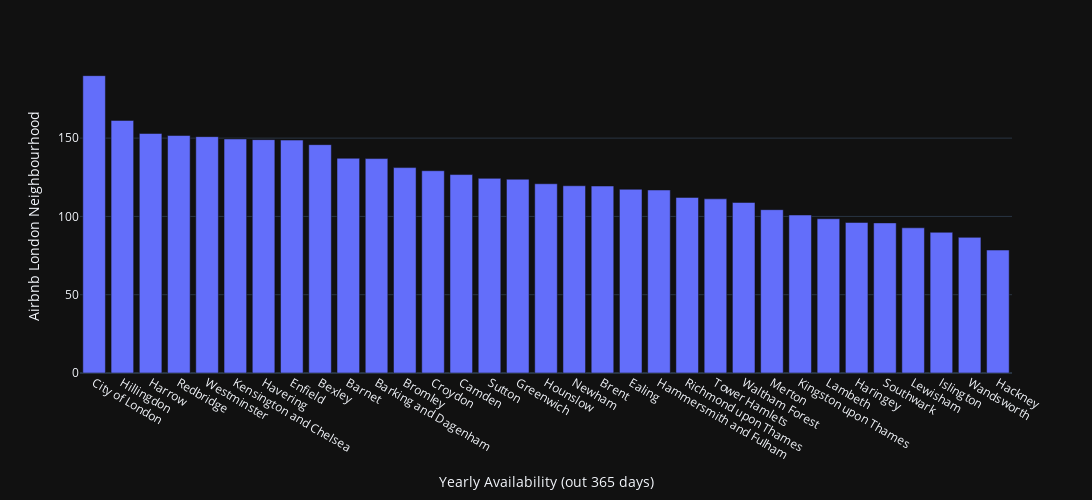

Notebook code cell kept with this figure:
### Code cell
custom_bar(neighbourhood_avgs['Yearly Availability (out 365 days)'], "Airbnb London Neighbourhood", "Yearly Availability (out 365 days)")

### Figure 1 — Plotly figure (JSON) as saved in the notebook; plotly's stock layout.template omitted (floating-point values rounded to 4 significant figures)
{"data": [{"alignmentgroup": "True", "hovertemplate": "variable=Yearly Availability (out 365 days)<br>neighbourhood=%{x}<br>value=%{y}<extra></extra>", "legendgroup": "Yearly Availability (out 365 days)", "marker": {"color": "#636efa"}, "name": "Yearly Availability (out 365 days)", "offsetgroup": "Yearly Availability (out 365 days)", "orientation": "v", "showlegend": true, "textposition": "auto", "type": "bar", "x": ["City of London", "Hillingdon", "Harrow", "Redbridge", "Westminster", "Kensington and Chelsea", "Havering", "Enfield", "Bexley", "Barnet", "Barking and Dagenham", "Bromley", "Croydon", "Camden", "Sutton", "Greenwich", "Hounslow", "Newham", "Brent", "Ealing", "Hammersmith and Fulham", "Richmond upon Thames", "Tower Hamlets", "Waltham Forest", "Merton", "Kingston upon Thames", "Lambeth", "Haringey", "Southwark", "Lewisham", "Islington", "Wandsworth", "Hackney"], "xaxis": "x", "y": [189.9, 161.3, 153.0, 151.7, 151.0, 149.5, 149.0, 148.8, 145.8, 137.1, 136.9, 131.2, 129.2, 126.7, 124.3, 123.8, 120.9, 119.6, 119.4, 117.3, 116.9, 112.1, 111.2, 108.9, 104.3, 100.9, 98.52, 96.13, 95.87, 92.73, 89.86, 86.63, 78.52], "yaxis": "y"}], "layout": {"autosize": false, "barmode": "relative", "height": 500, "legend": {"title": {"text": "variable"}, "tracegroupgap": 0}, "margin": {"t": 60}, "showlegend": false, "width": 1200, "xaxis": {"anchor": "y", "domain": [0, 1], "tickmode": "array", "title": {"font": {"size": 14}, "text": "Yearly Availability (out 365 days)"}}, "yaxis": {"anchor": "x", "domain": [0, 1], "tickmode": "array", "title": {"font": {"size": 14}, "text": "Airbnb London Neighbourhood"}}}}
